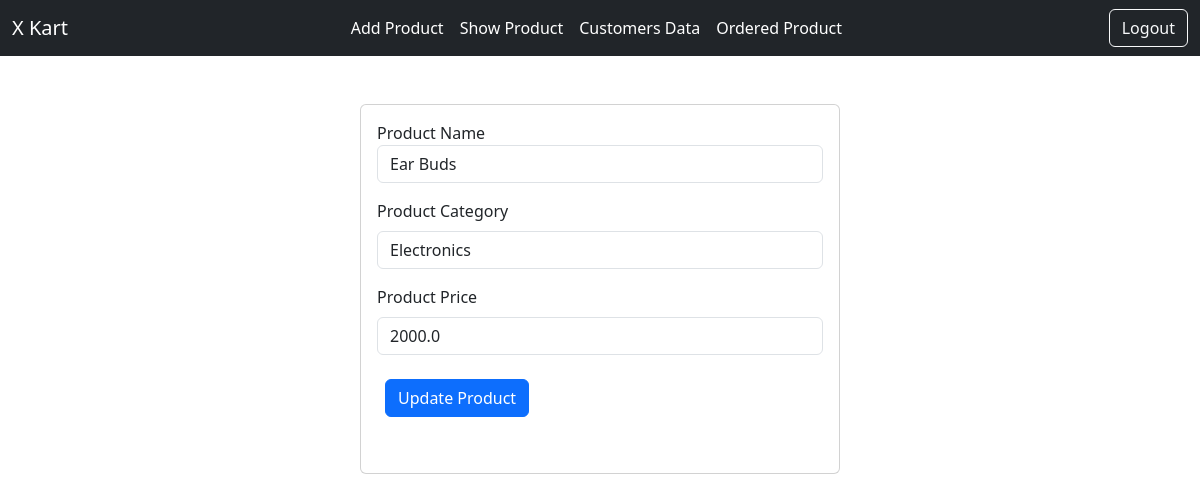
Page /update_product/E3735 on the committed database.
### tables this page shows
CREATE TABLE Products(  
    prod_id varchar(20) primary key, 
    prod_name varchar(20), 
    price float,  
    prod_category varchar(20) 
    );

### app.py (the view, shortened to what this page needs)
@app.route('/update_product/<string:prd_id>',methods=['GET','POST'])
def update_product(prd_id):
    print(prd_id)
    with sqlite3.connect('sql.db') as connect:
        cursor = connect.cursor()
        data = cursor.execute('select prod_name,prod_category,price from Products where prod_id = ?',(prd_id,)).fetchone()
    return render_template('updateproduct.html',items = data)

### templates/updateproduct.html (shortened to what this page needs)
<html lang="en">
<head>
    <link href="https://cdn.jsdelivr.net/npm/bootstrap@5.3.3/dist/css/bootstrap.min.css" rel="stylesheet">
</head>
<body>
    <nav class="navbar navbar-expand-lg navbar-dark bg-dark">
        <div class="container-fluid">
            <a class="navbar-brand" href="{{url_for('admin_home')}}">X Kart</a>
            <div class="collapse navbar-collapse" id="navbarSupportedContent">
                <ul class="navbar-nav ms-auto mb-2 mb-lg-0">
                    <li class="nav-item">
                        <a class="nav-link active" aria-current="page" href="{{url_for('admin_home')}}">Add Product</a>
                    </li>
                    <li class="nav-item">
                        <a class="nav-link active" href="{{url_for('show_product')}}">Show Product</a>
                    </li>
                    <li class="nav-item">
                        <a class="nav-link active" href="{{url_for('customers_list')}}">Customers Data</a>
                    </li>
                    <li class="nav-item">
                        <a class="nav-link active" href="{{url_for('admin_order')}}" aria-disabled="true">Ordered Product</a>
                    </li>
                </ul>
                <ul class="navbar-nav ms-auto mb-2 mb-lg-0">
                    <li class="nav-but">
                        <a class="btn btn-outline-light" href="/logout">Logout</a>
                    </li>
                </ul>
            </div>
        </div>
    </nav>
    <div class="row">
        <div id="menu" style="display:flex;flex-wrap: wrap ;">
            <div class="card mx-auto my-5 p-3" style="width: 30rem;">
            <form method="POST" action="#">
                <div class="mb-3"><label>Product Name</label>
                    <input type="text" required value="{{items[0]}}" class="form-control" name="prd_name">
                </div>
                <div class="mb-3"><label class="form-label">Product Category</label>
                    <input type="text" required value="{{items[1]}}" class="form-control" name="prd_category">
                </div>
                <div class="mb-3"><label class="form-label">Product Price</label>
                    <input type="text" required value="{{items[2]}}" class="form-control" name="prd_price">
                </div>
                <div class="mb-3 p-2">
                    <button type="submit" class="btn btn-primary">Update Product</button>
                </div>
            </form>
            </div>
        </div>
    </div>
</body>
</html>

### rows in the picture
Products: prd_name "Ear Buds", prd_category "Electronics", prd_price "2000.0"
